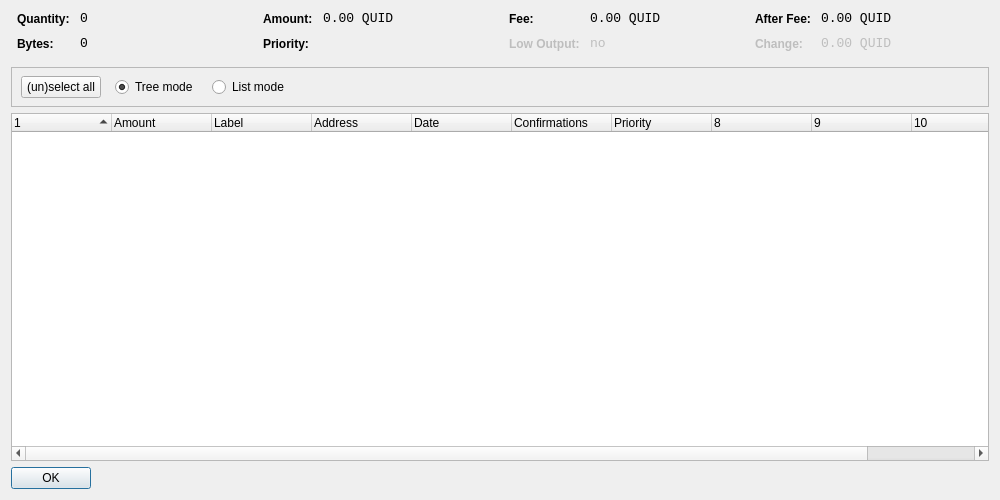
<?xml version="1.0" encoding="UTF-8"?>
<ui version="4.0">
 <class>CoinControlDialog</class>
 <widget class="QDialog" name="CoinControlDialog">
  <property name="geometry">
   <rect>
    <x>0</x>
    <y>0</y>
    <width>1000</width>
    <height>500</height>
   </rect>
  </property>
  <property name="windowTitle">
   <string>Coin Control</string>
  </property>
  <layout class="QVBoxLayout" name="verticalLayout">
   <item>
    <layout class="QHBoxLayout" name="horizontalLayoutTop" stretch="0,0,0,0">
     <property name="topMargin">
      <number>0</number>
     </property>
     <property name="bottomMargin">
      <number>10</number>
     </property>
     <item>
      <layout class="QFormLayout" name="formLayoutCoinControl1">
       <property name="horizontalSpacing">
        <number>10</number>
       </property>
       <property name="verticalSpacing">
        <number>10</number>
       </property>
       <property name="leftMargin">
        <number>6</number>
       </property>
       <property name="rightMargin">
        <number>6</number>
       </property>
       <item row="0" column="0">
        <widget class="QLabel" name="labelCoinControlQuantityText">
         <property name="styleSheet">
          <string notr="true">font-weight:bold;</string>
         </property>
         <property name="text">
          <string>Quantity:</string>
         </property>
        </widget>
       </item>
       <item row="0" column="1">
        <widget class="QLabel" name="labelCoinControlQuantity">
         <property name="font">
          <font>
           <family>Monospace</family>
           <pointsize>10</pointsize>
          </font>
         </property>
         <property name="cursor">
          <cursorShape>IBeamCursor</cursorShape>
         </property>
         <property name="contextMenuPolicy">
          <enum>Qt::ActionsContextMenu</enum>
         </property>
         <property name="text">
          <string notr="true">0</string>
         </property>
         <property name="textInteractionFlags">
          <set>Qt::LinksAccessibleByMouse|Qt::TextSelectableByKeyboard|Qt::TextSelectableByMouse</set>
         </property>
        </widget>
       </item>
       <item row="1" column="0">
        <widget class="QLabel" name="labelCoinControlBytesText">
         <property name="styleSheet">
          <string notr="true">font-weight:bold;</string>
         </property>
         <property name="text">
          <string>Bytes:</string>
         </property>
        </widget>
       </item>
       <item row="1" column="1">
        <widget class="QLabel" name="labelCoinControlBytes">
         <property name="font">
          <font>
           <family>Monospace</family>
           <pointsize>10</pointsize>
          </font>
         </property>
         <property name="cursor">
          <cursorShape>IBeamCursor</cursorShape>
         </property>
         <property name="contextMenuPolicy">
          <enum>Qt::ActionsContextMenu</enum>
         </property>
         <property name="text">
          <string notr="true">0</string>
         </property>
         <property name="textInteractionFlags">
          <set>Qt::LinksAccessibleByMouse|Qt::TextSelectableByKeyboard|Qt::TextSelectableByMouse</set>
         </property>
        </widget>
       </item>
      </layout>
     </item>
     <item>
      <layout class="QFormLayout" name="formLayoutCoinControl2">
       <property name="horizontalSpacing">
        <number>10</number>
       </property>
       <property name="verticalSpacing">
        <number>10</number>
       </property>
       <property name="leftMargin">
        <number>6</number>
       </property>
       <property name="rightMargin">
        <number>6</number>
       </property>
       <item row="0" column="0">
        <widget class="QLabel" name="labelCoinControlAmountText">
         <property name="styleSheet">
          <string notr="true">font-weight:bold;</string>
         </property>
         <property name="text">
          <string>Amount:</string>
         </property>
        </widget>
       </item>
       <item row="0" column="1">
        <widget class="QLabel" name="labelCoinControlAmount">
         <property name="font">
          <font>
           <family>Monospace</family>
           <pointsize>10</pointsize>
          </font>
         </property>
         <property name="cursor">
          <cursorShape>IBeamCursor</cursorShape>
         </property>
         <property name="contextMenuPolicy">
          <enum>Qt::ActionsContextMenu</enum>
         </property>
         <property name="text">
          <string notr="true">0.00 QUID</string>
         </property>
         <property name="textInteractionFlags">
          <set>Qt::LinksAccessibleByMouse|Qt::TextSelectableByKeyboard|Qt::TextSelectableByMouse</set>
         </property>
        </widget>
       </item>
       <item row="1" column="0">
        <widget class="QLabel" name="labelCoinControlPriorityText">
         <property name="styleSheet">
          <string notr="true">font-weight:bold;</string>
         </property>
         <property name="text">
          <string>Priority:</string>
         </property>
        </widget>
       </item>
       <item row="1" column="1">
        <widget class="QLabel" name="labelCoinControlPriority">
         <property name="font">
          <font>
           <family>Monospace</family>
           <pointsize>10</pointsize>
          </font>
         </property>
         <property name="cursor">
          <cursorShape>IBeamCursor</cursorShape>
         </property>
         <property name="contextMenuPolicy">
          <enum>Qt::ActionsContextMenu</enum>
         </property>
         <property name="text">
          <string/>
         </property>
         <property name="textInteractionFlags">
          <set>Qt::LinksAccessibleByMouse|Qt::TextSelectableByKeyboard|Qt::TextSelectableByMouse</set>
         </property>
        </widget>
       </item>
      </layout>
     </item>
     <item>
      <layout class="QFormLayout" name="formLayoutCoinControl3">
       <property name="horizontalSpacing">
        <number>10</number>
       </property>
       <property name="verticalSpacing">
        <number>10</number>
       </property>
       <property name="leftMargin">
        <number>6</number>
       </property>
       <property name="rightMargin">
        <number>6</number>
       </property>
       <item row="0" column="0">
        <widget class="QLabel" name="labelCoinControlFeeText">
         <property name="styleSheet">
          <string notr="true">font-weight:bold;</string>
         </property>
         <property name="text">
          <string>Fee:</string>
         </property>
        </widget>
       </item>
       <item row="0" column="1">
        <widget class="QLabel" name="labelCoinControlFee">
         <property name="font">
          <font>
           <family>Monospace</family>
           <pointsize>10</pointsize>
          </font>
         </property>
         <property name="cursor">
          <cursorShape>IBeamCursor</cursorShape>
         </property>
         <property name="contextMenuPolicy">
          <enum>Qt::ActionsContextMenu</enum>
         </property>
         <property name="text">
          <string notr="true">0.00 QUID</string>
         </property>
         <property name="textInteractionFlags">
          <set>Qt::LinksAccessibleByMouse|Qt::TextSelectableByKeyboard|Qt::TextSelectableByMouse</set>
         </property>
        </widget>
       </item>
       <item row="1" column="0">
        <widget class="QLabel" name="labelCoinControlLowOutputText">
         <property name="enabled">
          <bool>false</bool>
         </property>
         <property name="styleSheet">
          <string notr="true">font-weight:bold;</string>
         </property>
         <property name="text">
          <string>Low Output:</string>
         </property>
        </widget>
       </item>
       <item row="1" column="1">
        <widget class="QLabel" name="labelCoinControlLowOutput">
         <property name="enabled">
          <bool>false</bool>
         </property>
         <property name="font">
          <font>
           <family>Monospace</family>
           <pointsize>10</pointsize>
          </font>
         </property>
         <property name="cursor">
          <cursorShape>IBeamCursor</cursorShape>
         </property>
         <property name="contextMenuPolicy">
          <enum>Qt::ActionsContextMenu</enum>
         </property>
         <property name="text">
          <string notr="true">no</string>
         </property>
         <property name="textInteractionFlags">
          <set>Qt::LinksAccessibleByMouse|Qt::TextSelectableByKeyboard|Qt::TextSelectableByMouse</set>
         </property>
        </widget>
       </item>
      </layout>
     </item>
     <item>
      <layout class="QFormLayout" name="formLayoutCoinControl4">
       <property name="horizontalSpacing">
        <number>10</number>
       </property>
       <property name="verticalSpacing">
        <number>10</number>
       </property>
       <property name="leftMargin">
        <number>6</number>
       </property>
       <property name="rightMargin">
        <number>6</number>
       </property>
       <item row="0" column="0">
        <widget class="QLabel" name="labelCoinControlAfterFeeText">
         <property name="styleSheet">
          <string notr="true">font-weight:bold;</string>
         </property>
         <property name="text">
          <string>After Fee:</string>
         </property>
        </widget>
       </item>
       <item row="0" column="1">
        <widget class="QLabel" name="labelCoinControlAfterFee">
         <property name="font">
          <font>
           <family>Monospace</family>
           <pointsize>10</pointsize>
          </font>
         </property>
         <property name="cursor">
          <cursorShape>IBeamCursor</cursorShape>
         </property>
         <property name="contextMenuPolicy">
          <enum>Qt::ActionsContextMenu</enum>
         </property>
         <property name="text">
          <string notr="true">0.00 QUID</string>
         </property>
         <property name="textInteractionFlags">
          <set>Qt::LinksAccessibleByMouse|Qt::TextSelectableByKeyboard|Qt::TextSelectableByMouse</set>
         </property>
        </widget>
       </item>
       <item row="1" column="0">
        <widget class="QLabel" name="labelCoinControlChangeText">
         <property name="enabled">
          <bool>false</bool>
         </property>
         <property name="styleSheet">
          <string notr="true">font-weight:bold;</string>
         </property>
         <property name="text">
          <string>Change:</string>
         </property>
        </widget>
       </item>
       <item row="1" column="1">
        <widget class="QLabel" name="labelCoinControlChange">
         <property name="enabled">
          <bool>false</bool>
         </property>
         <property name="font">
          <font>
           <family>Monospace</family>
           <pointsize>10</pointsize>
          </font>
         </property>
         <property name="cursor">
          <cursorShape>IBeamCursor</cursorShape>
         </property>
         <property name="contextMenuPolicy">
          <enum>Qt::ActionsContextMenu</enum>
         </property>
         <property name="text">
          <string notr="true">0.00 QUID</string>
         </property>
         <property name="textInteractionFlags">
          <set>Qt::LinksAccessibleByMouse|Qt::TextSelectableByKeyboard|Qt::TextSelectableByMouse</set>
         </property>
        </widget>
       </item>
      </layout>
     </item>
    </layout>
   </item>
   <item>
    <widget class="QFrame" name="frame">
     <property name="minimumSize">
      <size>
       <width>0</width>
       <height>40</height>
      </size>
     </property>
     <property name="frameShape">
      <enum>QFrame::StyledPanel</enum>
     </property>
     <property name="frameShadow">
      <enum>QFrame::Sunken</enum>
     </property>
     <widget class="QWidget" name="horizontalLayoutWidget">
      <property name="geometry">
       <rect>
        <x>10</x>
        <y>0</y>
        <width>781</width>
        <height>41</height>
       </rect>
      </property>
      <layout class="QHBoxLayout" name="horizontalLayoutPanel" stretch="0,0,0,0,0">
       <property name="spacing">
        <number>14</number>
       </property>
       <item>
        <widget class="QPushButton" name="pushButtonSelectAll">
         <property name="sizePolicy">
          <sizepolicy hsizetype="Maximum" vsizetype="Fixed">
           <horstretch>0</horstretch>
           <verstretch>0</verstretch>
          </sizepolicy>
         </property>
         <property name="text">
          <string>(un)select all</string>
         </property>
        </widget>
       </item>
       <item>
        <widget class="QRadioButton" name="radioTreeMode">
         <property name="sizePolicy">
          <sizepolicy hsizetype="Maximum" vsizetype="Fixed">
           <horstretch>0</horstretch>
           <verstretch>0</verstretch>
          </sizepolicy>
         </property>
         <property name="text">
          <string>Tree mode</string>
         </property>
         <property name="checked">
          <bool>true</bool>
         </property>
        </widget>
       </item>
       <item>
        <widget class="QRadioButton" name="radioListMode">
         <property name="sizePolicy">
          <sizepolicy hsizetype="Maximum" vsizetype="Fixed">
           <horstretch>0</horstretch>
           <verstretch>0</verstretch>
          </sizepolicy>
         </property>
         <property name="text">
          <string>List mode</string>
         </property>
        </widget>
       </item>
       <item>
        <spacer name="horizontalSpacer">
         <property name="orientation">
          <enum>Qt::Horizontal</enum>
         </property>
         <property name="sizeHint" stdset="0">
          <size>
           <width>40</width>
           <height>20</height>
          </size>
         </property>
        </spacer>
       </item>
      </layout>
     </widget>
    </widget>
   </item>
   <item>
    <widget class="CoinControlTreeWidget" name="treeWidget">
     <property name="contextMenuPolicy">
      <enum>Qt::CustomContextMenu</enum>
     </property>
     <property name="sortingEnabled">
      <bool>false</bool>
     </property>
     <property name="columnCount">
      <number>11</number>
     </property>
     <attribute name="headerShowSortIndicator" stdset="0">
      <bool>true</bool>
     </attribute>
     <attribute name="headerStretchLastSection">
      <bool>false</bool>
     </attribute>
     <column>
      <property name="text">
       <string/>
      </property>
     </column>
     <column>
      <property name="text">
       <string>Amount</string>
      </property>
     </column>
     <column>
      <property name="text">
       <string>Label</string>
      </property>
     </column>
     <column>
      <property name="text">
       <string>Address</string>
      </property>
     </column>
     <column>
      <property name="text">
       <string>Date</string>
      </property>
     </column>
     <column>
      <property name="text">
       <string>Confirmations</string>
      </property>
      <property name="toolTip">
       <string>Confirmed</string>
      </property>
     </column>
     <column>
      <property name="text">
       <string>Priority</string>
      </property>
     </column>
     <column>
      <property name="text">
       <string/>
      </property>
     </column>
     <column>
      <property name="text">
       <string/>
      </property>
     </column>
     <column>
      <property name="text">
       <string/>
      </property>
     </column>
     <column>
      <property name="text">
       <string/>
      </property>
     </column>
    </widget>
   </item>
   <item>
    <widget class="QDialogButtonBox" name="buttonBox">
     <property name="sizePolicy">
      <sizepolicy hsizetype="Maximum" vsizetype="Fixed">
       <horstretch>0</horstretch>
       <verstretch>0</verstretch>
      </sizepolicy>
     </property>
     <property name="orientation">
      <enum>Qt::Horizontal</enum>
     </property>
     <property name="standardButtons">
      <set>QDialogButtonBox::Ok</set>
     </property>
    </widget>
   </item>
  </layout>
 </widget>
 <customwidgets>
  <customwidget>
   <class>CoinControlTreeWidget</class>
   <extends>QTreeWidget</extends>
   <header>coincontroltreewidget.h</header>
  </customwidget>
 </customwidgets>
 <resources/>
 <connections/>
</ui>
